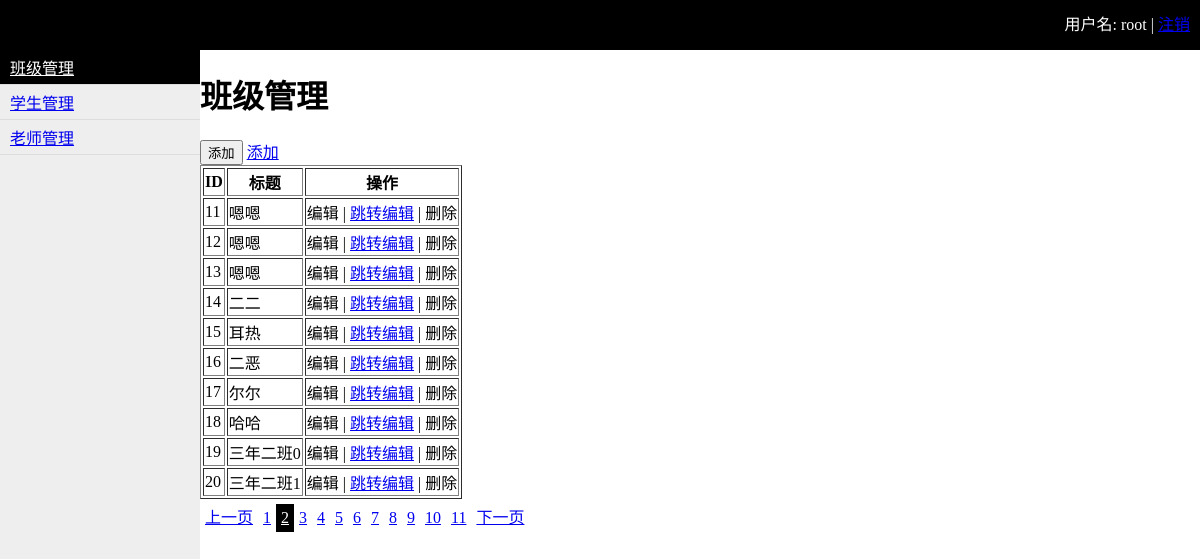
/classes.html?p=2 (signed in), run on the app's committed database.
### app/models.py (models this page shows)
class Classes(models.Model):
  caption = models.CharField(max_length=32)

### app/views.py (the view)
    def inner(request, *args, **kwargs):
        is_login = request.session.get('is_login')
        if is_login:
            return func(request, *args, **kwargs)
        else:
            return redirect('/login.html')

### app/views.py (called while the page is built, shortened)
def auth(func):
    def inner(request, *args, **kwargs):
        is_login = request.session.get('is_login')
        if is_login:
            return func(request, *args, **kwargs)
        else:
            return redirect('/login.html')
    return inner

@auth
def handle_classes(request):
  if request.method == 'GET':
    current_user = request.session.get('username')
    current_page = request.GET.get('p', 1)
    current_page = int(current_page)
    total_count = models.Classes.objects.all().count()
    from utils.page import PagerHelper
    obj = PagerHelper(total_count, current_page, '/classes.html', 10)
    pager = obj.pager_str()
    cls_list = models.Classes.objects.all()[obj.db_start:obj.db_end]
    return render(request, 'classes.html', {'username': current_user,'cls_list': cls_list, 'str_pager': pager})

### utils/page.py (called while the page is built)
  @property
  def db_start(self): # 起始页
    return (self.current_page - 1) * self.per_page

  @property
  def db_end(self): # 结束页
    return self.current_page * self.per_page

  def total_page(self):
    v, a = divmod(self.total_count, self.per_page)
    if a != 0:
      v += 1
    return v

### templates/classes.html (shortened to what this page needs)
{% extends "layout.html" %}
{% block content %}
  <h1>班级管理</h1>
  <div>
    <input type="button" id="id_add" value="添加" />
    <a href="/add_classes.html">添加</a>
  </div>
  <table border="1">
    <thead>
      <tr>
        <th>ID</th>
        <th>标题</th>
        <th>操作</th>
      </tr>
    </thead>
    <tbody>
      {% for item in cls_list %}
        <tr>
          <td _value="id">{{ item.id }}</td>
          <td _value="caption">{{ item.caption }}</td>
          <td>
            <a class="td-edit">编辑</a> | <a target="_blank" href="/edit_classes.html?nid={{ item.id }}">跳转编辑</a> | <a class="td-delete">删除</a>
          </td>
        </tr>
      {% endfor %}
    </tbody>
  </table>
  <div class="pagination">
    {{ str_pager|safe }}
  </div>
{% endblock %}

### data on the page
Classes: id "11", caption "嗯嗯"
Classes: id "12", caption "嗯嗯"
Classes: id "13", caption "嗯嗯"
Classes: id "14", caption "二二"
Classes: id "15", caption "耳热"
Classes: id "16", caption "二恶"
Classes: id "17", caption "尔尔"
Classes: id "18", caption "哈哈"
Classes: id "19", caption "三年二班0"
Classes: id "20", caption "三年二班1"

### other printed values
{{ username }} "root"
{{ str_pager|safe }} "上一页 1 2 3 4 5 6 7 8 9 10 11 下一页"
